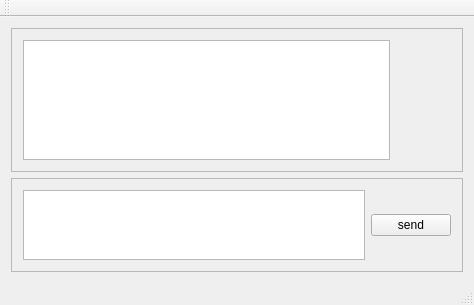
<?xml version="1.0" encoding="UTF-8"?>
<ui version="4.0">
 <class>QtClientClass</class>
 <widget class="QMainWindow" name="QtClientClass">
  <property name="geometry">
   <rect>
    <x>0</x>
    <y>0</y>
    <width>474</width>
    <height>305</height>
   </rect>
  </property>
  <property name="windowTitle">
   <string>QtClient</string>
  </property>
  <widget class="QWidget" name="centralWidget">
   <layout class="QVBoxLayout" name="verticalLayout" stretch="3,1">
    <item>
     <widget class="QFrame" name="frame">
      <property name="frameShape">
       <enum>QFrame::StyledPanel</enum>
      </property>
      <property name="frameShadow">
       <enum>QFrame::Raised</enum>
      </property>
      <layout class="QHBoxLayout" name="horizontalLayout_4" stretch="6,1">
       <item>
        <widget class="QPlainTextEdit" name="commonArea"/>
       </item>
       <item>
        <spacer name="horizontalSpacer">
         <property name="orientation">
          <enum>Qt::Horizontal</enum>
         </property>
         <property name="sizeHint" stdset="0">
          <size>
           <width>76</width>
           <height>20</height>
          </size>
         </property>
        </spacer>
       </item>
      </layout>
     </widget>
    </item>
    <item>
     <widget class="QFrame" name="frame_2">
      <property name="frameShape">
       <enum>QFrame::StyledPanel</enum>
      </property>
      <property name="frameShadow">
       <enum>QFrame::Raised</enum>
      </property>
      <layout class="QHBoxLayout" name="horizontalLayout_6" stretch="6,1">
       <item>
        <widget class="QTextEdit" name="inputArea"/>
       </item>
       <item>
        <widget class="QPushButton" name="sendBtn">
         <property name="text">
          <string>send</string>
         </property>
        </widget>
       </item>
      </layout>
     </widget>
    </item>
   </layout>
  </widget>
  <widget class="QMenuBar" name="menuBar">
   <property name="geometry">
    <rect>
     <x>0</x>
     <y>0</y>
     <width>474</width>
     <height>22</height>
    </rect>
   </property>
  </widget>
  <widget class="QToolBar" name="mainToolBar">
   <attribute name="toolBarArea">
    <enum>TopToolBarArea</enum>
   </attribute>
   <attribute name="toolBarBreak">
    <bool>false</bool>
   </attribute>
  </widget>
  <widget class="QStatusBar" name="statusBar"/>
 </widget>
 <layoutdefault spacing="6" margin="11"/>
 <resources>
  <include location="QtClient.qrc"/>
 </resources>
 <connections/>
</ui>
